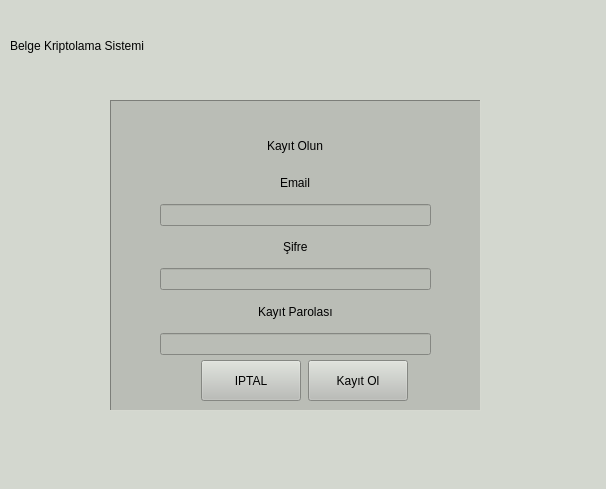
<?xml version="1.0" encoding="UTF-8"?>
<ui version="4.0">
 <class>MainWindow</class>
 <widget class="QMainWindow" name="MainWindow">
  <property name="geometry">
   <rect>
    <x>0</x>
    <y>0</y>
    <width>606</width>
    <height>489</height>
   </rect>
  </property>
  <property name="windowTitle">
   <string>MainWindow</string>
  </property>
  <property name="styleSheet">
   <string notr="true">background-color: rgb(211, 215, 207);</string>
  </property>
  <widget class="QWidget" name="centralwidget">
   <widget class="QLabel" name="label">
    <property name="geometry">
     <rect>
      <x>250</x>
      <y>0</y>
      <width>341</width>
      <height>91</height>
     </rect>
    </property>
    <property name="styleSheet">
     <string notr="true">background-color: rgb(211, 215, 207);</string>
    </property>
    <property name="text">
     <string/>
    </property>
    <property name="pixmap">
     <pixmap resource="res/logos.qrc">:/tf_logo/img/tf.png</pixmap>
    </property>
    <property name="scaledContents">
     <bool>true</bool>
    </property>
   </widget>
   <widget class="QLabel" name="label_2">
    <property name="geometry">
     <rect>
      <x>10</x>
      <y>10</y>
      <width>231</width>
      <height>71</height>
     </rect>
    </property>
    <property name="styleSheet">
     <string notr="true">font: 63 14pt &quot;URW Gothic&quot;;</string>
    </property>
    <property name="text">
     <string>Belge Kriptolama Sistemi</string>
    </property>
   </widget>
   <widget class="QFrame" name="signIn_frame">
    <property name="geometry">
     <rect>
      <x>130</x>
      <y>110</y>
      <width>321</width>
      <height>261</height>
     </rect>
    </property>
    <property name="frameShape">
     <enum>QFrame::NoFrame</enum>
    </property>
    <property name="frameShadow">
     <enum>QFrame::Raised</enum>
    </property>
    <widget class="QWidget" name="layoutWidget">
     <property name="geometry">
      <rect>
       <x>30</x>
       <y>40</y>
       <width>271</width>
       <height>171</height>
      </rect>
     </property>
     <layout class="QVBoxLayout" name="verticalLayout">
      <item alignment="Qt::AlignHCenter">
       <widget class="QLabel" name="label_7">
        <property name="styleSheet">
         <string notr="true">font: 25 19pt &quot;URW Bookman&quot;;</string>
        </property>
        <property name="text">
         <string>Giriş Yapın</string>
        </property>
       </widget>
      </item>
      <item alignment="Qt::AlignHCenter">
       <widget class="QLabel" name="label_6">
        <property name="styleSheet">
         <string notr="true">font: 25 14pt &quot;URW Bookman&quot;;</string>
        </property>
        <property name="text">
         <string>Email</string>
        </property>
       </widget>
      </item>
      <item>
       <widget class="QLineEdit" name="username_input"/>
      </item>
      <item alignment="Qt::AlignHCenter">
       <widget class="QLabel" name="label_4">
        <property name="styleSheet">
         <string notr="true">font: 25 14pt &quot;URW Bookman&quot;;</string>
        </property>
        <property name="text">
         <string>Şifre</string>
        </property>
       </widget>
      </item>
      <item>
       <widget class="QLineEdit" name="password_input"/>
      </item>
     </layout>
    </widget>
    <widget class="QWidget" name="">
     <property name="geometry">
      <rect>
       <x>30</x>
       <y>220</y>
       <width>281</width>
       <height>36</height>
      </rect>
     </property>
     <layout class="QHBoxLayout" name="horizontalLayout">
      <item>
       <widget class="QPushButton" name="register_button">
        <property name="styleSheet">
         <string notr="true">font: 25 14pt &quot;URW Bookman&quot;;</string>
        </property>
        <property name="text">
         <string>KAYIT OL</string>
        </property>
       </widget>
      </item>
      <item>
       <widget class="QPushButton" name="submit_button">
        <property name="styleSheet">
         <string notr="true">font: 25 14pt &quot;URW Bookman&quot;;</string>
        </property>
        <property name="text">
         <string>ONAYLA</string>
        </property>
       </widget>
      </item>
     </layout>
    </widget>
   </widget>
   <widget class="QFrame" name="register_frame">
    <property name="enabled">
     <bool>true</bool>
    </property>
    <property name="geometry">
     <rect>
      <x>110</x>
      <y>100</y>
      <width>371</width>
      <height>311</height>
     </rect>
    </property>
    <property name="styleSheet">
     <string notr="true">background-color: rgb(186, 189, 182);</string>
    </property>
    <property name="frameShape">
     <enum>QFrame::Panel</enum>
    </property>
    <property name="frameShadow">
     <enum>QFrame::Sunken</enum>
    </property>
    <property name="lineWidth">
     <number>1</number>
    </property>
    <widget class="QWidget" name="layoutWidget_2">
     <property name="geometry">
      <rect>
       <x>50</x>
       <y>30</y>
       <width>271</width>
       <height>225</height>
      </rect>
     </property>
     <layout class="QVBoxLayout" name="verticalLayout_2">
      <item alignment="Qt::AlignHCenter">
       <widget class="QLabel" name="label_8">
        <property name="styleSheet">
         <string notr="true">font: 25 19pt &quot;URW Bookman&quot;;</string>
        </property>
        <property name="text">
         <string>Kayıt Olun</string>
        </property>
       </widget>
      </item>
      <item alignment="Qt::AlignHCenter">
       <widget class="QLabel" name="label_9">
        <property name="styleSheet">
         <string notr="true">font: 25 14pt &quot;URW Bookman&quot;;</string>
        </property>
        <property name="text">
         <string>Email</string>
        </property>
       </widget>
      </item>
      <item>
       <widget class="QLineEdit" name="reg_username_input"/>
      </item>
      <item alignment="Qt::AlignHCenter">
       <widget class="QLabel" name="label_5">
        <property name="styleSheet">
         <string notr="true">font: 25 14pt &quot;URW Bookman&quot;;</string>
        </property>
        <property name="text">
         <string>Şifre</string>
        </property>
       </widget>
      </item>
      <item>
       <widget class="QLineEdit" name="reg_password_input"/>
      </item>
      <item alignment="Qt::AlignHCenter">
       <widget class="QLabel" name="label_10">
        <property name="styleSheet">
         <string notr="true">font: 25 14pt &quot;URW Bookman&quot;;</string>
        </property>
        <property name="text">
         <string>Kayıt Parolası</string>
        </property>
       </widget>
      </item>
      <item>
       <widget class="QLineEdit" name="register_key"/>
      </item>
     </layout>
    </widget>
    <widget class="QWidget" name="">
     <property name="geometry">
      <rect>
       <x>90</x>
       <y>260</y>
       <width>211</width>
       <height>41</height>
      </rect>
     </property>
     <layout class="QHBoxLayout" name="horizontalLayout_2">
      <item>
       <widget class="QPushButton" name="reg_cancel_button">
        <property name="maximumSize">
         <size>
          <width>100</width>
          <height>100</height>
         </size>
        </property>
        <property name="styleSheet">
         <string notr="true">font: 25 14pt &quot;URW Bookman&quot;;</string>
        </property>
        <property name="text">
         <string>IPTAL</string>
        </property>
       </widget>
      </item>
      <item>
       <widget class="QPushButton" name="reg_submit_button">
        <property name="maximumSize">
         <size>
          <width>100</width>
          <height>100</height>
         </size>
        </property>
        <property name="styleSheet">
         <string notr="true">font: 25 14pt &quot;URW Bookman&quot;;</string>
        </property>
        <property name="text">
         <string>Kayıt Ol</string>
        </property>
       </widget>
      </item>
     </layout>
    </widget>
   </widget>
  </widget>
  <widget class="QMenuBar" name="menubar">
   <property name="geometry">
    <rect>
     <x>0</x>
     <y>0</y>
     <width>606</width>
     <height>22</height>
    </rect>
   </property>
  </widget>
  <widget class="QStatusBar" name="statusbar"/>
 </widget>
 <resources>
  <include location="res/logos.qrc"/>
 </resources>
 <connections/>
</ui>
